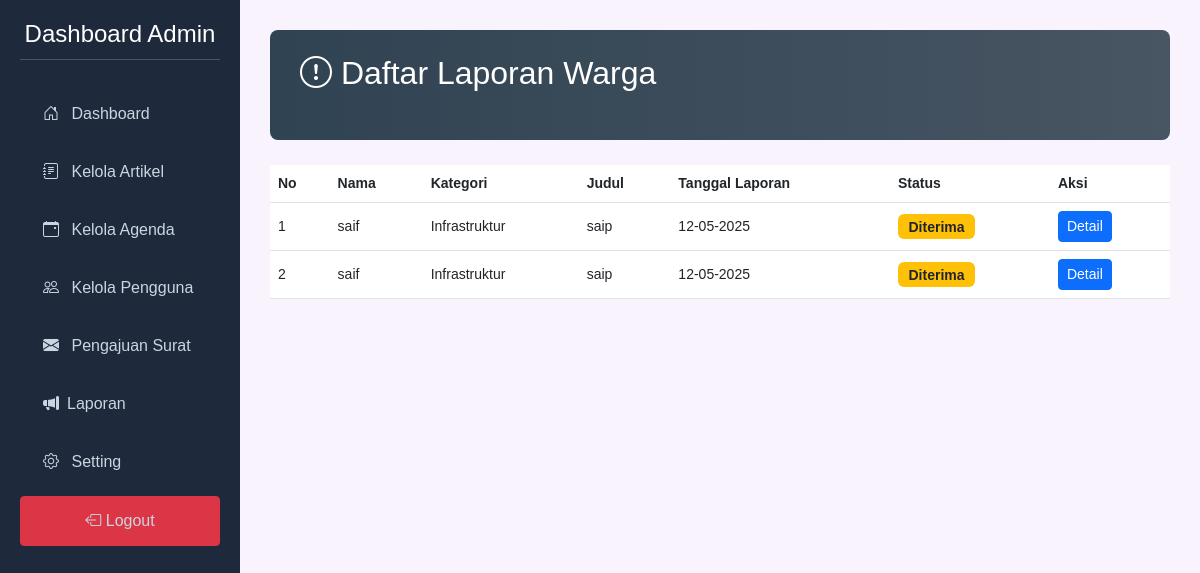
The app's page /resource/view/admin/laporan.php (signed in) with its own data.
### tables this page shows
CREATE TABLE `laporan_warga` (
  `id` int NOT NULL,
  `masyarakat_id` int DEFAULT NULL,
  `nik` varchar(20) DEFAULT NULL,
  `kategori` varchar(50) NOT NULL,
  `judul` varchar(100) NOT NULL,
  `isi` text NOT NULL,
  `lokasi` varchar(255) DEFAULT NULL,
  `foto` varchar(255) DEFAULT NULL,
  `status` enum('Diterima','Diproses','Selesai','Ditolak') NOT NULL DEFAULT 'Diterima',
  `tanggal_laporan` datetime NOT NULL DEFAULT CURRENT_TIMESTAMP,
  `tanggal_update` datetime DEFAULT NULL,
  `tanggapan_admin` text,
  `prioritas` enum('Rendah','Sedang','Tinggi') NOT NULL DEFAULT 'Sedang',
  `is_read` tinyint(1) DEFAULT '0'
);

CREATE TABLE `masyarakat` (
  `id` int NOT NULL,
  `nama` varchar(100) NOT NULL,
  `nik` varchar(16) NOT NULL,
  `pin` varchar(255) NOT NULL
);

### resource/view/admin/laporan.php (the view, shortened to what this page needs)
<?php
include "../db.php";
$status_filter = "";
$query = "
    SELECT
        l.*,
        m.nama
    FROM laporan_warga l
    JOIN masyarakat m ON l.masyarakat_id = m.id
    $status_filter
    ORDER BY l.tanggal_laporan DESC
    LIMIT 50
";
$result = $conn->query($query);
?>
<!DOCTYPE html>
<html lang="id">
<head>
    <link rel="stylesheet" href="https://cdn.jsdelivr.net/npm/bootstrap@5.3.0/dist/css/bootstrap.min.css">
    <link rel="stylesheet" href="https://cdn.jsdelivr.net/npm/bootstrap-icons@1.10.5/font/bootstrap-icons.css">
    <link rel="stylesheet" href="../../css/crud.css">
</head>
<body>
    <div class="sidebar">
    <h2>Dashboard Admin</h2>
    <a href="dashboard.php"><i class="bi bi-house-door m-2"></i> Dashboard</a>
    <a href="artikel_crud.php"><i class="bi bi-journal-text m-2"></i> Kelola Artikel</a>
    <a href="agenda_crud.php"><i class="bi bi-calendar-event m-2"></i> Kelola Agenda</a>
    <a href="mandiri_crud.php"><i class="bi bi-people m-2"></i> Kelola Pengguna</a>
    <a href="pengajuan.php"><i class="bi bi-envelope-fill m-2"></i> Pengajuan Surat</a>
    <a href="laporan.php"><i class="bi bi-megaphone-fill m-2"></i>Laporan</a>
    <a href="Setting_admin.php"><i class="bi bi-gear m-2"></i> Setting</a>
    <a href="../home.php" class="btn btn-danger"><i class="bi bi-box-arrow-left"></i> Logout</a>
</div>
<div class="main">
    <div class="admin-header">
        <h2 class="mb-4"><i class="bi bi-exclamation-circle"></i> Daftar Laporan Warga</h2>
    </div>
    <table class="table table-hover">
        <thead>
            <tr>
                <th>No</th>
                <th>Nama</th>
                <th>Kategori</th>
                <th>Judul</th>
                <th>Tanggal Laporan</th>
                <th>Status</th>
                <th>Aksi</th>
            </tr>
        </thead>
        <tbody>
            <?php if ($result->num_rows > 0):
                $no = 1;
                while ($row = $result->fetch_assoc()):
                    $status_class = '';
                    switch($row['status']) {
                        case 'Diterima':
                            $status_class = 'bg-warning text-dark';
                            break;
                    }
            ?>
            <tr>
                <td data-label="No"><?= $no++ ?></td>
                <td data-label="Nama"><?= htmlspecialchars($row['nama']) ?></td>
                <td data-label="Kategori"><?= htmlspecialchars($row['kategori']) ?></td>
                <td data-label="Judul"><?= htmlspecialchars($row['judul']) ?></td>
                <td data-label="Tanggal Laporan"><?= date('d-m-Y', strtotime($row['tanggal_laporan'])) ?></td>
                <td data-label="Status"><span class="badge status-badge <?= $status_class ?>"><?= htmlspecialchars($row['status']) ?></span></td>
                <td data-label="Aksi">
                    <a href="detail_laporan.php?id=<?= $row['id'] ?>" class="btn btn-sm btn-primary">Detail</a>
                </td>
            </tr>
            <?php endwhile; else: ?>
            <tr>
                <td colspan="7" class="text-center">Tidak ada data laporan warga.</td>
            </tr>
            <?php endif; ?>
        </tbody>
    </table>
</div>
</body>
</html>

### resource/css/crud.css (style rules this page uses)
body { background-color: #f8f3fc; font-family: "Arial", sans-serif; }
.sidebar { height: 100vh; width: 240px; position: fixed; background-color: #1e293b; color: white; padding: 20px; }
.sidebar h2 { text-align: center; margin-bottom: 30px; font-size: 24px; border-bottom: 1px solid #475569; padding-bottom: 10px; }
.sidebar a { display: block; color: #cbd5e1; padding: 12px 15px; text-decoration: none; border-radius: 4px; margin-bottom: 10px; }
.main { margin-left: 240px; padding: 30px; }
.table td, .table th { vertical-align: middle; font-size: 14px; }
.admin-header { background: linear-gradient(to right, #304352, #485563); padding: 24px 30px; border-radius: 8px; color: white; margin-bottom: 25px; }
.status-badge { font-size: 0.875rem; padding: 0.4em 0.75em; border-radius: 0.375rem; font-weight: 600; display: inline-block; }
.bg-warning.text-dark { background-color: #ffc107 !important; color: #212529 !important; }

### records on screen
laporan_warga: masyarakat.nama "saif", kategori "Infrastruktur", judul "saip", tanggal_laporan "12-05-2025", status "Diterima"
laporan_warga: masyarakat.nama "saif", kategori "Infrastruktur", judul "saip", tanggal_laporan "12-05-2025", status "Diterima"
